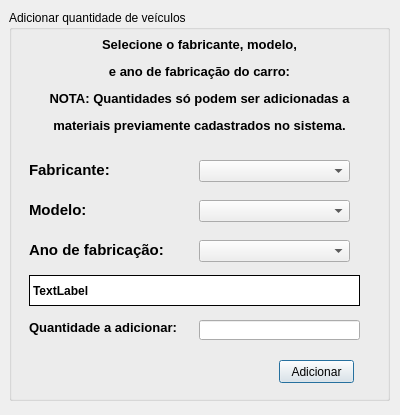
<?xml version="1.0" encoding="UTF-8"?>
<ui version="4.0">
 <class>veiculo_add_quant</class>
 <widget class="QDialog" name="veiculo_add_quant">
  <property name="geometry">
   <rect>
    <x>0</x>
    <y>0</y>
    <width>400</width>
    <height>415</height>
   </rect>
  </property>
  <property name="windowTitle">
   <string>Venda de Carros - Adicionar quantidades ao estoque</string>
  </property>
  <property name="windowIcon">
   <iconset resource="resources/resources.qrc">
    <normaloff>:/new/prefix1/car.png</normaloff>:/new/prefix1/car.png</iconset>
  </property>
  <widget class="QGroupBox" name="groupBox">
   <property name="geometry">
    <rect>
     <x>9</x>
     <y>10</y>
     <width>381</width>
     <height>391</height>
    </rect>
   </property>
   <property name="title">
    <string>Adicionar quantidade de veículos</string>
   </property>
   <widget class="QPushButton" name="pushButton_add">
    <property name="geometry">
     <rect>
      <x>270</x>
      <y>350</y>
      <width>75</width>
      <height>23</height>
     </rect>
    </property>
    <property name="text">
     <string>Adicionar</string>
    </property>
   </widget>
   <widget class="QLabel" name="label">
    <property name="geometry">
     <rect>
      <x>10</x>
      <y>20</y>
      <width>361</width>
      <height>111</height>
     </rect>
    </property>
    <property name="text">
     <string>&lt;html&gt;&lt;head/&gt;&lt;body&gt;&lt;p align=&quot;center&quot;&gt;&lt;span style=&quot; font-size:10pt; font-weight:600;&quot;&gt;Selecione o fabricante, modelo,&lt;/span&gt;&lt;/p&gt;&lt;p align=&quot;center&quot;&gt;&lt;span style=&quot; font-size:10pt; font-weight:600;&quot;&gt;e ano de fabricação do carro:&lt;/span&gt;&lt;/p&gt;&lt;p align=&quot;center&quot;&gt;&lt;span style=&quot; font-size:10pt; font-weight:600;&quot;&gt;NOTA: Quantidades só podem ser adicionadas a&lt;/span&gt;&lt;/p&gt;&lt;p align=&quot;center&quot;&gt;&lt;span style=&quot; font-size:10pt; font-weight:600;&quot;&gt;materiais previamente cadastrados no sistema.&lt;/span&gt;&lt;/p&gt;&lt;/body&gt;&lt;/html&gt;</string>
    </property>
   </widget>
   <widget class="QComboBox" name="comboBox_fabricante">
    <property name="geometry">
     <rect>
      <x>190</x>
      <y>150</y>
      <width>151</width>
      <height>22</height>
     </rect>
    </property>
   </widget>
   <widget class="QComboBox" name="comboBox_modelo">
    <property name="geometry">
     <rect>
      <x>190</x>
      <y>190</y>
      <width>151</width>
      <height>22</height>
     </rect>
    </property>
   </widget>
   <widget class="QComboBox" name="comboBox_ano">
    <property name="geometry">
     <rect>
      <x>190</x>
      <y>230</y>
      <width>151</width>
      <height>22</height>
     </rect>
    </property>
   </widget>
   <widget class="QLineEdit" name="lineEdit_quantidade">
    <property name="geometry">
     <rect>
      <x>190</x>
      <y>310</y>
      <width>161</width>
      <height>20</height>
     </rect>
    </property>
   </widget>
   <widget class="QLabel" name="label_quantidade">
    <property name="geometry">
     <rect>
      <x>20</x>
      <y>310</y>
      <width>161</width>
      <height>16</height>
     </rect>
    </property>
    <property name="text">
     <string>&lt;html&gt;&lt;head/&gt;&lt;body&gt;&lt;p&gt;&lt;span style=&quot; font-size:10pt; font-weight:600;&quot;&gt;Quantidade a adicionar: &lt;/span&gt;&lt;/p&gt;&lt;/body&gt;&lt;/html&gt;</string>
    </property>
   </widget>
   <widget class="QLabel" name="label_2">
    <property name="geometry">
     <rect>
      <x>20</x>
      <y>150</y>
      <width>111</width>
      <height>20</height>
     </rect>
    </property>
    <property name="text">
     <string>&lt;html&gt;&lt;head/&gt;&lt;body&gt;&lt;p&gt;&lt;span style=&quot; font-size:11pt; font-weight:600;&quot;&gt;Fabricante: &lt;/span&gt;&lt;/p&gt;&lt;/body&gt;&lt;/html&gt;</string>
    </property>
   </widget>
   <widget class="QLabel" name="label_3">
    <property name="geometry">
     <rect>
      <x>20</x>
      <y>190</y>
      <width>71</width>
      <height>21</height>
     </rect>
    </property>
    <property name="text">
     <string>&lt;html&gt;&lt;head/&gt;&lt;body&gt;&lt;p&gt;&lt;span style=&quot; font-size:11pt; font-weight:600;&quot;&gt;Modelo: &lt;/span&gt;&lt;/p&gt;&lt;/body&gt;&lt;/html&gt;</string>
    </property>
   </widget>
   <widget class="QLabel" name="label_4">
    <property name="geometry">
     <rect>
      <x>20</x>
      <y>230</y>
      <width>151</width>
      <height>21</height>
     </rect>
    </property>
    <property name="text">
     <string>&lt;html&gt;&lt;head/&gt;&lt;body&gt;&lt;p&gt;&lt;span style=&quot; font-size:11pt; font-weight:600;&quot;&gt;Ano de fabricação: &lt;/span&gt;&lt;/p&gt;&lt;/body&gt;&lt;/html&gt;</string>
    </property>
   </widget>
   <widget class="QLabel" name="label_quantidade_atual">
    <property name="geometry">
     <rect>
      <x>20</x>
      <y>265</y>
      <width>331</width>
      <height>31</height>
     </rect>
    </property>
    <property name="styleSheet">
     <string notr="true">#label_quantidade_atual {
	border: 1px solid #000000;
	background: #FFFFFF;

	font-weight: bold;
}</string>
    </property>
    <property name="text">
     <string>TextLabel</string>
    </property>
   </widget>
  </widget>
 </widget>
 <resources>
  <include location="resources/resources.qrc"/>
 </resources>
 <connections/>
</ui>
